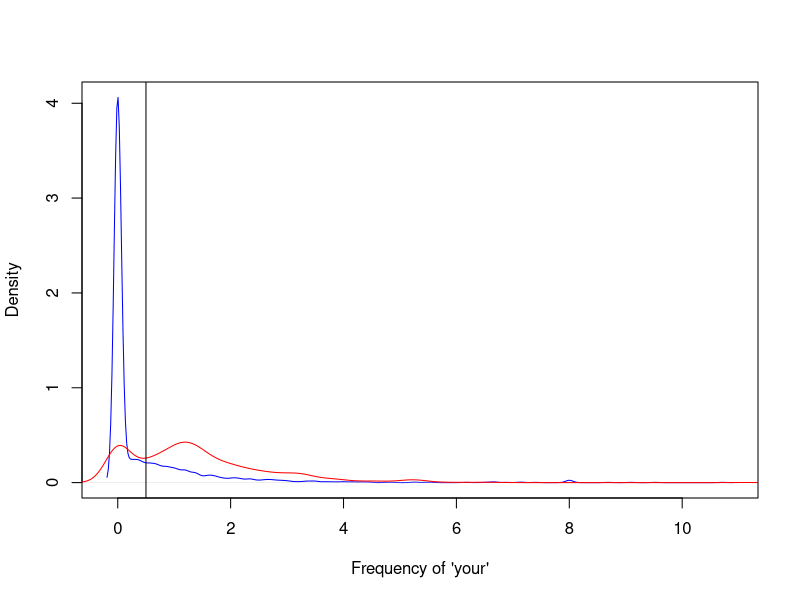
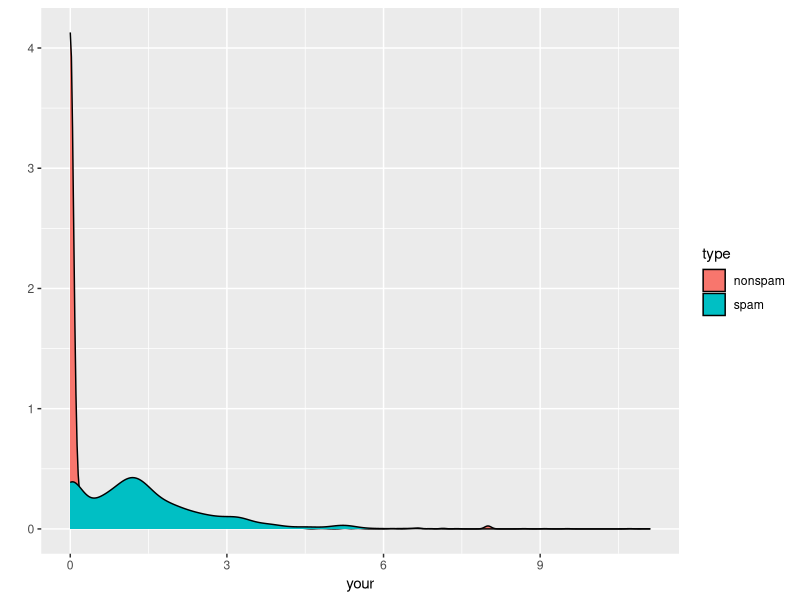

Generate these figures, in order, with R:
# Week 1 Practical Machine Learning
# Lecture 2: What is prediction?

# if you have not used the kernlab package before, do install.packages("kernlab")
# load the library and the spam dataset
require(kernlab)
data(spam)

# take a look at the top of the spam dataset
head(spam)

# looking at frequency of the word "your" in spam and ham emails in dataset
# the spam$your[spam$type=="nonspam"] command is doing the main work here
# it is fetching all of the values of "your" (which is the frequency of the word "your" in each email) if the
# email is a nonspam email. We draw a histogram of these values and color the line blue
plot(density(spam$your[spam$type=="nonspam"]), col="blue", main="", xlab="Frequency of 'your'")

# then, on the same plot, we draw another histogram curve ("lines") for the values of "your" for spam emails
lines(density(spam$your[spam$type=="spam"]),col="red")

# we create a threshold based on word frequency
abline(v=0.5,col="black")

# note, a nicer and more popular way of drawing plots in R is using the ggplot package, which would look something like this:
require(ggplot2) # or if you've never used it before, run install.packages("ggplot2") first
qplot(your, data=spam, fill=type, geom="density")

# assign prediction, email is predicted "spam" if frequency of "your" is over 0.5
prediction <- ifelse(spam$your > 0.5, "spam", "nonspam")

# output percentage of dataset that was actually nonspam and was predicted nonspam, 
# or was actually nonspam but was predicted as spam, etc.
table(prediction, spam$type)/length(spam$type)
